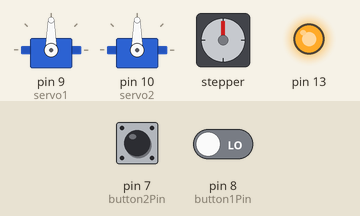
Recording of a sketch running on a simulated Arduino Uno, built with avr-gcc and run on an emulated ATmega328P. Parts: 2 × servo, stepper motor, output pins drawn as LEDs (lit = HIGH). The inputs (shaded band) are chosen by the test bench; at power-on: pin 7 (button2Pin) LOW, pin 8 (button1Pin) LOW. Stepper angles assume 200 steps per turn; what the sketch prints to the serial monitor is not drawn.

Above: at 1.2 s.
1.3 s: pin 7 (button2Pin) pulled HIGH for 0.15 s
At 1.45 s:
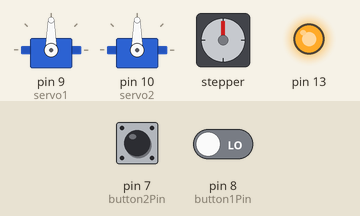
At 2.05 s:
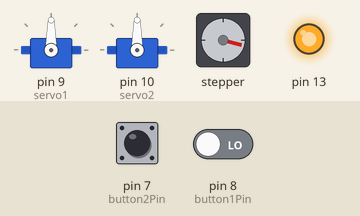
4.3 s: pin 7 (button2Pin) driven HIGH and pin 8 (button1Pin) driven HIGH
7.3 s: pin 8 (button1Pin) driven LOW
At 7.46 s:
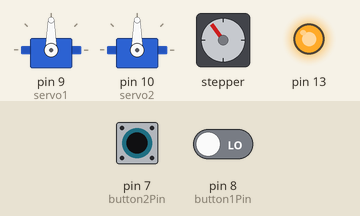
Timing chart, 0 to 20.3 s (numbered marks = the images above; inputs shaded):
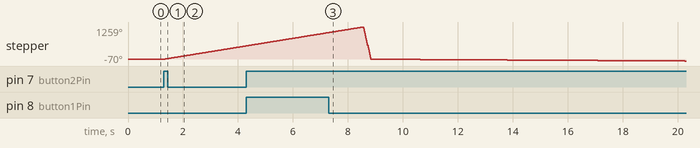

The sketch:

modified-drop-tower-operation-program.ino
```cpp
/*
Author: Kaustav Sharma

*/

//objects
#include <Adafruit_MotorShield.h>

#include <Wire.h>
#include "utility/Adafruit_MS_PWMServoDriver.h"
#include <Servo.h>
Adafruit_MotorShield AFMS = Adafruit_MotorShield();
//Adafruit_StepperMotor *myStepper = AFMS.getStepper(200, 2);
Adafruit_StepperMotor *myMotor = AFMS.getStepper(200, 2);

//Servo objects

Servo servo1;// First servo object
Servo servo2; // second servo object
int pos = 0;  // Variable to store the servo position


 // Set digital pin numbers:
 const int servoPin1 = 9;  // The first servo's pin
 const int servoPin2 = 10; // The second servo's pin
 const int button1Pin = 8;  // The button that changes servo direction
 const int button2Pin = 7; // stepper motor button to go up
 // stepper motor button to go down

//BUTTONS
 int button1State = 0;  // Variable for reading the pushbutton status
 int direction1State = 0; // Variable for reading direction of the servo

 int button2State=0;
 int direction2State=0;


 void setup() {
   Serial.begin(9600);           // set up Serial library at 9600 bps
  Serial.println("Stepper test!");

  AFMS.begin();  // create with the default frequency 1.6KHz
  //AFMS.begin(1000);  // OR with a different frequency, say 1KHz

servo1.attach(9); // attaches the servo on pin 9 to the servo object
servo2.attach(10); // attaches the servo on pin 10 to the servo object


  //LED TURNS ON
  pinMode(13, OUTPUT);
  digitalWrite(13, HIGH);

 pinMode(button1Pin, INPUT);   // initialize the servo pushbutton pin as an input
 pinMode(button2Pin, INPUT);

 }

void loop(){

// SERVO PART

   // read the state of the pushbutton value:
   button1State = digitalRead(button1Pin);

   if (direction1State == 0){
     //The button is pushed
     if (button1State == HIGH) {
       direction1State = 1;// The direction for the servo is clockwise

    // goes from 0 degrees to 180 degrees in steps of 1 degree
       for(pos = 0; pos < 180; pos=pos+1)
      {
        servo2.write(pos); // tell servo to go to position in variable ‘pos’
        servo1.write(pos);
         delay(15);  // waits 15ms for the servo to reach the position
       }
     }

   }
else if (direction1State == 1) {
     // The button is pushed
     if (button1State == HIGH) {
      direction1State = 0;  // The direction for the servo is anti-clockwise

       // goes from 180 degrees to 0 degrees in steps of 1 degree
       for(pos = 180; pos>=1; pos=pos-1)
       {
        servo2.write(pos);  // tell servo to go to position in variable ‘pos’
        servo1.write(pos);
         delay(15);  // waits 15ms for the servo to reach the position
       }
     }
   }

//STEPPER PART

   button2State = digitalRead(button2Pin);

   if (direction2State == 0){
     //The button is pushed
     if (button2State == HIGH) {
       direction2State = 1;// The direction for the servo is clockwise
 myMotor->setSpeed(.1);
  myMotor->step(1400, FORWARD, INTERLEAVE);


     }
   }


else if (direction2State == 1) {
     // The button is pushed
     if (button2State == HIGH) {
      direction2State = 0;  // The direction for the servo is anti-clockwise

 myMotor->setSpeed(10000);
  myMotor->step(1400, BACKWARD, INTERLEAVE);
myMotor->setSpeed(1);
  myMotor->step(100, BACKWARD, INTERLEAVE);


     }
}


     }
```

Measured:
- after the input at 1.3 s, stepper: keeps turning clockwise at about 174°/s, starting at once
- after the input at 7.3 s, servo on pin 9 (servo1), servo on pin 10 (servo2): stops changing and stays 90°
